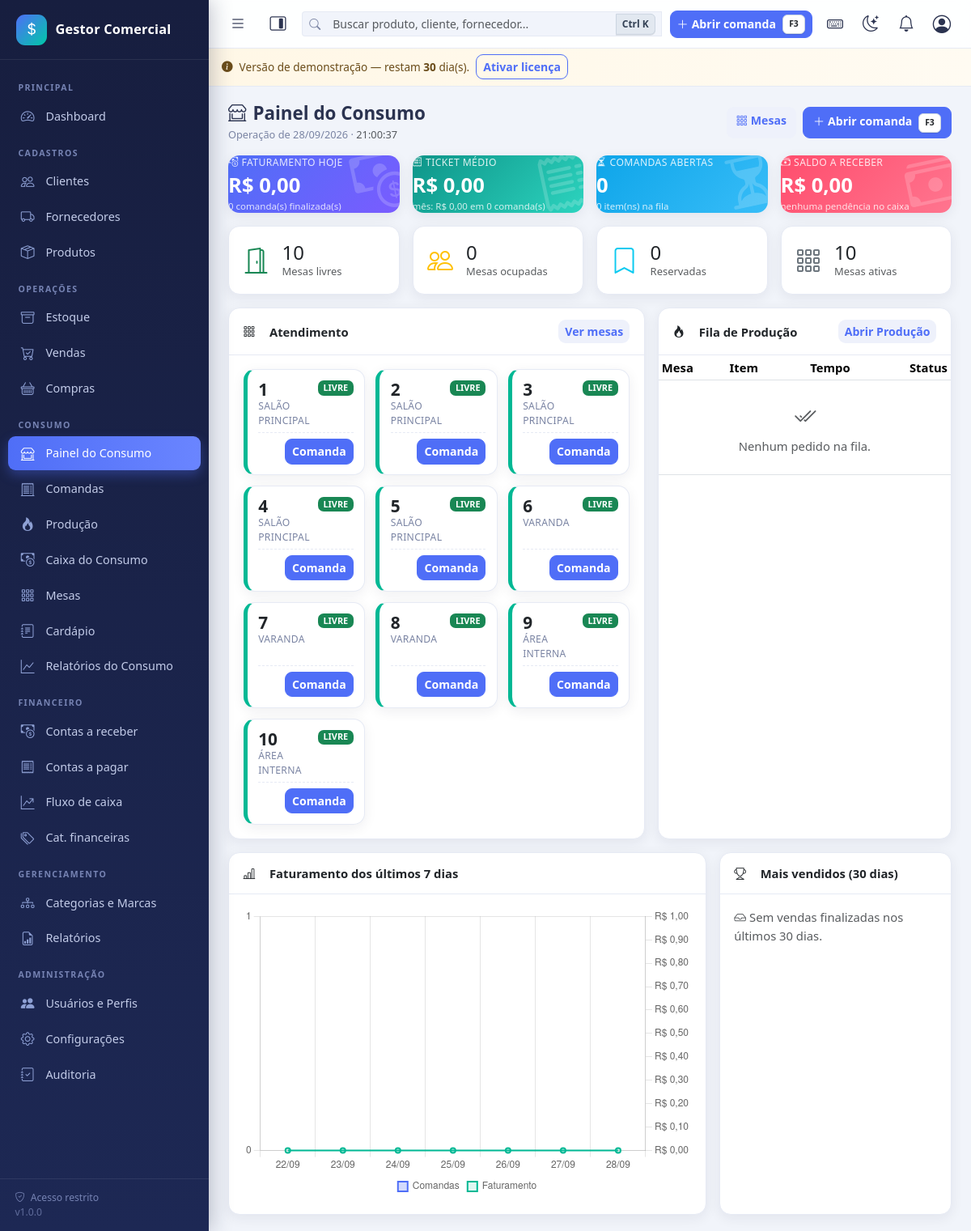
The page /consumo/index.php (signed in) on the database its author committed.
### tables this page shows
CREATE TABLE IF NOT EXISTS `mesas` (
  `id` int(11) NOT NULL AUTO_INCREMENT,
  `numero` smallint(5) unsigned NOT NULL,
  `nome` varchar(40) DEFAULT NULL,
  `capacidade` smallint(5) unsigned NOT NULL DEFAULT 4,
  `status` enum('LIVRE','OCUPADA','RESERVADA') NOT NULL DEFAULT 'LIVRE',
  `ativo` tinyint(1) NOT NULL DEFAULT 1,
  `criado_em` datetime NOT NULL DEFAULT current_timestamp(),
  PRIMARY KEY (`id`),
  UNIQUE KEY `uk_mesas_numero` (`numero`),
  KEY `ix_mesas_status` (`status`, `ativo`)
);

### consumo/index.php (the view, shortened to what the rows shown need)
<?php
require_once __DIR__ . '/../config/config.php';
exigir_login();
$pdo = db();
$mesas = $pdo->query(
    "SELECT m.*, c.id AS comanda_id, c.numero AS comanda, c.total, c.data_abertura, g.nome AS garcom
       FROM mesas m
       LEFT JOIN comandas c ON c.mesa_id = m.id AND c.status = 'ABERTA'
       LEFT JOIN usuarios g ON g.id = c.garcom_id
      WHERE m.ativo = 1
      ORDER BY m.numero"
)->fetchAll();
$porDia = [];
$graficoDias = ['labels' => [], 'qtd' => [], 'total' => []];
for ($i = 6; $i >= 0; $i--) {
    $dia = date('Y-m-d', strtotime('-' . $i . ' days'));
    $graficoDias['labels'][] = date('d/m', strtotime($dia));
    $graficoDias['qtd'][] = (int)($porDia[$dia]['qtd'] ?? 0);
    $graficoDias['total'][] = (float)($porDia[$dia]['total'] ?? 0);
}
include INC . 'header.php';
?>
<div class="page-header">
    <div>
        <h1><i class="bi bi-shop-window me-2"></i>Painel do <?= e(rotulo_consumo()) ?></h1>
    </div>
</div>
<div class="row g-3 mb-3">
    <?php if (tem_permissao('mesas_ver')): ?>
    <div class="col-12 col-xl-7">
        <div class="card h-100">
            <div class="card-body-custom">
                <div class="mesa-grid" data-mesa-grid data-intervalo="20">
                    <?php foreach ($mesas as $m): ?>
                    <div class="mesa-card <?= e($m['status']) ?>">
                        <div class="d-flex justify-content-between align-items-start">
                            <div>
                                <div class="mesa-numero"><?= (int)$m['numero'] ?></div>
                                <?php if ($m['nome']): ?>
                                <div class="mesa-nome"><?= e($m['nome']) ?></div>
                                <?php endif; ?>
                            </div>
                            <?= badge_status((string)$m['status']) ?>
                        </div>
                        <div class="mesa-rodape">
                            <span class="valor">
                            </span>
                            <a href="<?= $m['comanda_id']
                                ? url('consumo/comandas/ver.php?id=' . (int)$m['comanda_id'])
                                : url('consumo/comandas/nova.php?mesa_id=' . (int)$m['id']) ?>"
                               class="btn btn-sm <?= $m['comanda_id'] ? 'btn-warning' : 'btn-primary' ?>">
                                <?= $m['comanda_id'] ? 'Abrir' : 'Comanda' ?>
                            </a>
                        </div>
                    </div>
                    <?php endforeach; ?>
                </div>
            </div>
        </div>
    </div>
    <?php endif; ?>
    <div class="col-12 <?= tem_permissao('mesas_ver') ? 'col-xl-5' : 'col-xl-6' ?>">
        <div class="card h-100">
            <div class="card-body-custom p-0">
                <div class="table-responsive">
                    <table class="table table-sm mb-0">
                        <thead>
                            <tr>
                                <th>Mesa</th>
                                <th>Item</th>
                                <th class="text-center">Tempo</th>
                                <th class="text-end">Status</th>
                            </tr>
                        </thead>
                    </table>
                </div>
            </div>
        </div>
    </div>
</div>
<script>
    $(function () {
        const dias = <?= json_encode($graficoDias, JSON_UNESCAPED_UNICODE) ?>;
        const el = document.getElementById('chartDias');
        if (!el || typeof Chart === 'undefined') return;
        new Chart(el, {
            data: {
                labels: dias.labels,
                datasets: [
                    {
                        type: 'bar',
                        label: 'Comandas',
                        data: dias.qtd,
                        backgroundColor: 'rgba(79, 110, 247, .25)',
                        borderColor: '#4f6ef7',
                        borderWidth: 2,
                        borderRadius: 6,
                        yAxisID: 'y'
                    },
                    {
                        type: 'line',
                        label: 'Faturamento',
                        data: dias.total,
                        borderColor: '#00b894',
                        backgroundColor: 'rgba(0, 184, 148, .12)',
                        borderWidth: 2,
                        tension: .35,
                        fill: true,
                        pointRadius: 3,
                        yAxisID: 'y1'
                    }
                ]
            },
            options: {
                responsive: true,
                maintainAspectRatio: false,
                plugins: { legend: { position: 'bottom', labels: { boxWidth: 12 } } },
                scales: {
                    y: { beginAtZero: true, ticks: { precision: 0 } },
                    y1: {
                        beginAtZero: true,
                        position: 'right',
                        grid: { drawOnChartArea: false },
                        ticks: { callback: (v) => APP.fmtMoeda(v) }
                    }
                }
            }
        });
    });
</script>
<?php include INC . 'footer.php'; ?>

### includes/functions.php (shortened to what the rows shown need)
<?php
function e($valor): string
{
    return htmlspecialchars((string)$valor, ENT_QUOTES, 'UTF-8');
}
function url(string $caminho = ''): string
{
    return BASE_URL . '/' . ltrim($caminho, '/');
}
function _config_cache($resetar = false)
{
    static $configs = null;
    if ($resetar) {
        $configs = null;
        return;
    }
    if ($configs === null) {
        $configs = [];
        try {
            foreach (db()->query('SELECT chave, valor FROM configs') as $linha) {
                $configs[$linha['chave']] = $linha['valor'];
            }
        } catch (Throwable $e) {
            erro_banco($e, 'obter_config');
        }
    }
    return $configs;
}
function obter_config(string $chave, $padrao = null)
{
    $configs = _config_cache();
    return array_key_exists($chave, $configs) && $configs[$chave] !== null && $configs[$chave] !== ''
        ? $configs[$chave]
        : $padrao;
}
function badge_status(string $status): string
{
    $classes = [
        'PENDENTE' => 'warning', 'PAGO' => 'success', 'VENCIDO' => 'danger',
        'CANCELADO' => 'secondary', 'CANCELADA' => 'secondary', 'PARCIAL' => 'info',
        'FINALIZADA' => 'success', 'ORCAMENTO' => 'info',
        'FISICA' => 'primary', 'JURIDICA' => 'secondary',
        'ABERTA' => 'primary', 'FECHADA' => 'success',
        'LIVRE' => 'success', 'OCUPADA' => 'warning', 'RESERVADA' => 'info',
        'PREPARANDO' => 'info', 'PRONTO' => 'success', 'ENTREGUE' => 'secondary',
    ];
    $cls = $classes[$status] ?? 'secondary';
    return '<span class="badge bg-' . $cls . ' text-uppercase">' . e($status) . '</span>';
}

### rows shown on the page
mesas: numero "1", nome "SALÃO PRINCIPAL", status "LIVRE"
mesas: numero "2", nome "SALÃO PRINCIPAL", status "LIVRE"
mesas: numero "3", nome "SALÃO PRINCIPAL", status "LIVRE"
mesas: numero "4", nome "SALÃO PRINCIPAL", status "LIVRE"
mesas: numero "5", nome "SALÃO PRINCIPAL", status "LIVRE"
mesas: numero "6", nome "VARANDA", status "LIVRE"
mesas: numero "7", nome "VARANDA", status "LIVRE"
mesas: numero "8", nome "VARANDA", status "LIVRE"
mesas: numero "9", nome "ÁREA INTERNA", status "LIVRE"
mesas: numero "10", nome "ÁREA INTERNA", status "LIVRE"

### other values the page prints
$nomeEmpresa "Gestor Comercial"
$rotulo "Clientes"
$rotulo "Fornecedores"
$rotulo "Produtos"
$rotulo "Estoque"
$rotulo "Vendas"
$rotulo "Compras"
rotulo_consumo() "CONSUMO"
$rotulo "Painel do Consumo Comandas Produção Caixa do Consumo Mesas Cardápio Relatórios do Consumo"
$rotulo "Contas a receber"
$rotulo "Contas a pagar"
$rotulo "Fluxo de caixa"
$rotulo "Cat. financeiras"
$rotulo "Usuários e Perfis"
licenca_dias_restantes() "30"
